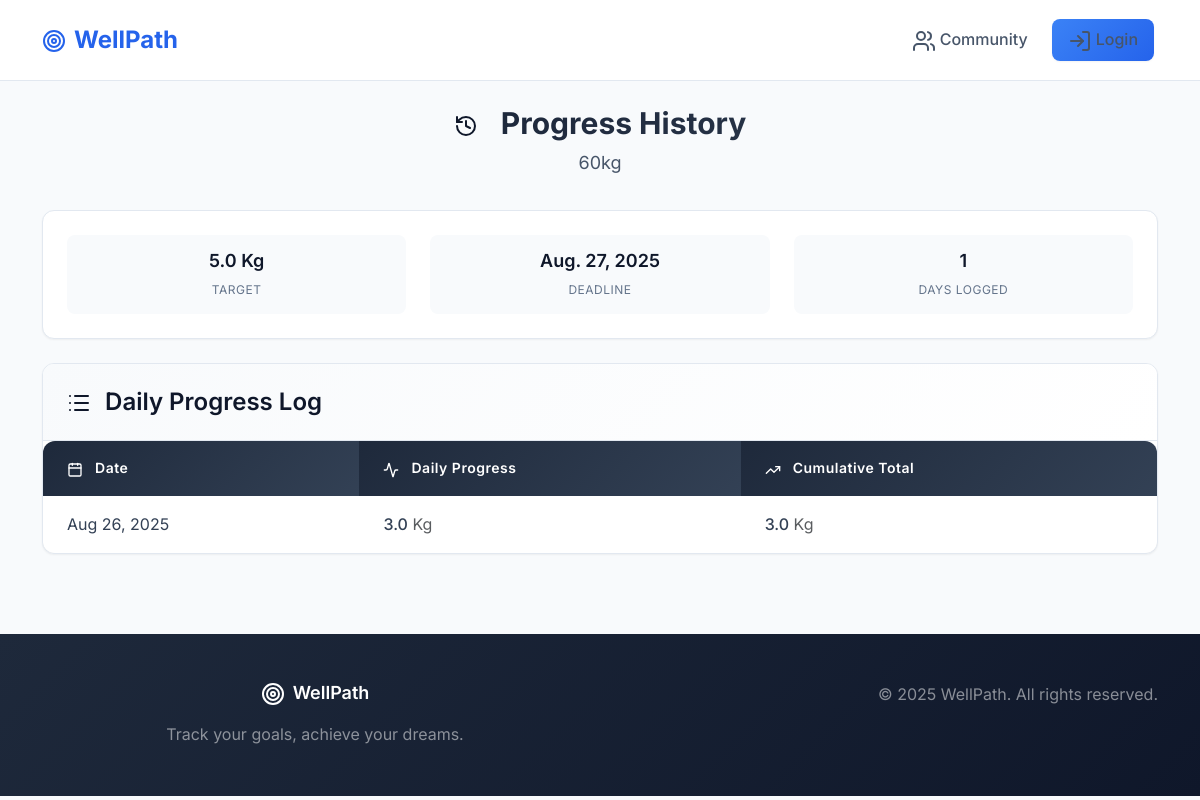
Before: /history/6/ with the older database file.
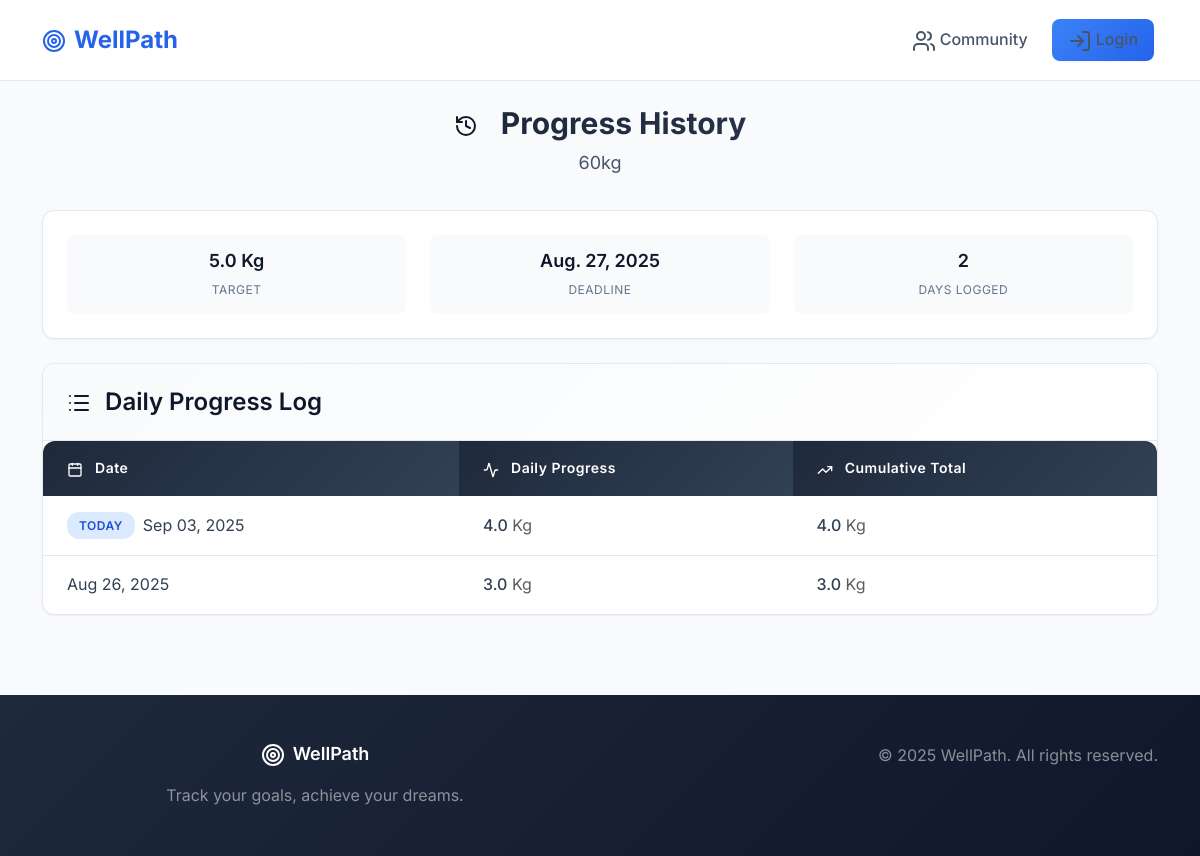
After: the same page with the newer database file.
### goals/models.py (models this page shows, shortened)
class Goal(models.Model):
    user = models.ForeignKey(User, on_delete=models.CASCADE)
    title = models.CharField(max_length=100)
    description = models.TextField(blank=True)
    category = models.ForeignKey(
        Category,
        on_delete=models.CASCADE,
        blank=True,
        null=True,
        related_name="goals"
    )
    unit = models.ForeignKey(
        Unit,
        on_delete=models.CASCADE,
        null=True,
        blank=True,
        related_name="goals"
    )
    target_value = models.FloatField()
    current_value = models.FloatField(default=0)
    deadline = models.DateField(null=True, blank=True)
    is_public = models.BooleanField(default=True)
    created_at = models.DateTimeField(auto_now_add=True)
    finished_at = models.DateTimeField(null=True, blank=True)

class Unit(models.Model):
    order = models.PositiveIntegerField(default=0)
    name = models.CharField(max_length=20)  # km, kg, ml, days
    class Meta:
        ordering = ['order']

class Progress(models.Model):
    user = models.ForeignKey(User, on_delete=models.CASCADE)
    goal = models.ForeignKey(Goal, on_delete=models.CASCADE, related_name="progresses")
    value = models.FloatField()
    date = models.DateField(default=now)
    class Meta:
        constraints = [
            models.UniqueConstraint(fields=['user', 'goal', 'date'], name='unique_daily_progress')
        ]
    def is_today(self):
        return self.date == now().date()

### goals/views.py (the view)
# urls.py: path('history/<int:goal_id>/', views.progress_history, name='progress_history'),
def progress_history(request, goal_id):
    goal = get_object_or_404(Goal, id=goal_id)
    progress_history = Progress.objects.filter(goal=goal).order_by("-date")
    return render(request, "goals/history.html", {"goal": goal, "progress_history": progress_history})

### goals/templates/goals/history.html (shortened to what this page needs)
{% extends "goals/base.html" %}
{% block content %}
<div class="container">
    <div class="page-header">
        <h1 class="page-title">
            <i data-lucide="history" class="me-3"></i>
            Progress History
        </h1>
        <p class="page-subtitle">{{ goal.title }}</p>
    </div>
    <div class="modern-card mb-4">
        <div class="modern-card-body">
            <div class="row">
                <div class="col-md-4">
                    <div class="goal-stat">
                        <span class="goal-stat-value">{{ goal.target_value }} {{ goal.unit.name }}</span>
                        <span class="goal-stat-label">Target</span>
                    </div>
                </div>
                <div class="col-md-4">
                    <div class="goal-stat">
                        <span class="goal-stat-value">{{ goal.deadline|default:"No deadline" }}</span>
                        <span class="goal-stat-label">Deadline</span>
                    </div>
                </div>
                <div class="col-md-4">
                    <div class="goal-stat">
                        <span class="goal-stat-value">{{ progress_history|length }}</span>
                        <span class="goal-stat-label">Days Logged</span>
                    </div>
                </div>
            </div>
        </div>
    </div>
    <div class="modern-card">
        <div class="modern-card-header">
            <h3 class="mb-0">
                <i data-lucide="list" class="me-2"></i>
                Daily Progress Log
            </h3>
        </div>
        <div class="modern-card-body p-0">
            <table class="modern-table">
                <thead>
                    <tr>
                        <th>
                            <i data-lucide="calendar" class="me-2" style="width: 16px; height: 16px;"></i>
                            Date
                        </th>
                        <th>
                            <i data-lucide="activity" class="me-2" style="width: 16px; height: 16px;"></i>
                            Daily Progress
                        </th>
                        <th>
                            <i data-lucide="trending-up" class="me-2" style="width: 16px; height: 16px;"></i>
                            Cumulative Total
                        </th>
                    </tr>
                </thead>
                <tbody>
                    {% with total=0 %}
                    {% for p in progress_history %}
                        {% with total=total|add:p.value %}
                        <tr>
                            <td>
                                <div class="d-flex align-items-center">
                                    {% if p.is_today %}
                                        <span class="status-badge status-active me-2">Today</span>
                                    {% endif %}
                                    {{ p.date|date:"M d, Y" }}
                                </div>
                            </td>
                            <td>
                                <span class="fw-medium">{{ p.value|floatformat:1 }}</span>
                                <span class="text-muted">{{ goal.unit.name }}</span>
                            </td>
                            <td>
                                <span class="fw-medium">{{ total|floatformat:1 }}</span>
                                <span class="text-muted">{{ goal.unit.name }}</span>
                            </td>
                        </tr>
                        {% endwith %}
                    {% endfor %}
                    {% endwith %}
                </tbody>
            </table>
        </div>
    </div>
{% endblock %}

### goals/templates/goals/base.html (shortened to what this page needs)
<!DOCTYPE html>
{% load static %}
<html lang="en">
<head>
    <link href="https://cdn.jsdelivr.net/npm/bootstrap@5.3.0/dist/css/bootstrap.min.css" rel="stylesheet">
    <link rel="stylesheet" href="{% static 'goals/css/modern-styles.css' %}">
</head>
<body>
    <nav class="navbar navbar-expand-lg modern-navbar">
        <div class="container">
            <a class="navbar-brand" href="{% url 'index' %}">
                <i data-lucide="target" class="me-2"></i>WellPath
            </a>
        <div class="collapse navbar-collapse" id="navbarNav">
            <ul class="navbar-nav ms-auto">
                <li class="nav-item">
                    <a class="nav-link" href="{% url 'feed' %}">
                        <i data-lucide="users" class="me-1"></i>Community
                    </a>
                </li>
                {% if user.is_authenticated %}
                <li class="nav-item">
                    <a class="nav-link" href="{% url 'dashboard' user.username %}">
                        <i data-lucide="layout-dashboard" class="me-1"></i>Dashboard
                    </a>
                </li>
                <li class="nav-item">
                    <a class="nav-link btn-primary-modern ms-2" href="{% url 'create_goal' %}">
                        <i data-lucide="plus" class="me-1"></i>New Goal
                    </a>
                </li>
                <li class="nav-item">
                    <a class="nav-link" href="{% url 'logout' %}">
                        <i data-lucide="log-out" class="me-1"></i>Logout
                    </a>
                </li>
                {% else %}
                <li class="nav-item">
                    <a class="nav-link btn-primary-modern" href="{% url 'login' %}">
                        <i data-lucide="log-in" class="me-1"></i>Login
                    </a>
                </li>
                {% endif %}
            </ul>
        </div>
        </div>
    </nav>
    <main>
        {% block content %}
        {% endblock %}
    </main>
    <footer class="modern-footer">
        <div class="container">
            <div class="row">
                <div class="col-md-6">
                    <h5 class="text-white mb-3">
                        <i data-lucide="target" class="me-2"></i>WellPath
                    </h5>
                    <p class="text-white-50">Track your goals, achieve your dreams.</p>
                </div>
                <div class="col-md-6 text-md-end">
                    <p class="text-white-50 mb-0">&copy; 2025 WellPath. All rights reserved.</p>
                </div>
            </div>
        </div>
    </footer>
</body>
</html>

Changed rows visible on the page:
added Progress: shows "TODAY", date "Sep 03, 2025", value "4.0", {{ goal.unit.name }} "Kg"
Other visible differences:
{{ progress_history|length }}: "1" → "2"
